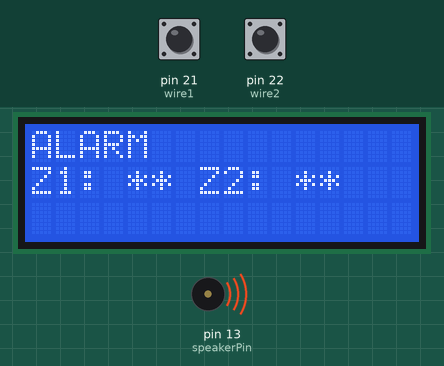
Recording of a sketch running on a simulated Arduino Mega 2560, built with avr-gcc and run on an emulated ATmega2560. Shown: 16×3 character LCD, buzzer (waves = sounding). Inputs (shaded band) come from the test bench; at power-on: pin 21 (wire1) HIGH, pin 22 (wire2) HIGH.

Above: at 1.2 s.
1.3 s: pin 21 (wire1) pulled LOW for 0.15 s
At 1.38 s:
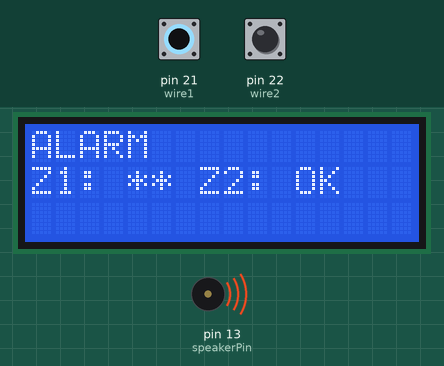
2.9 s: pin 22 (wire2) pulled LOW for 0.15 s
At 2.98 s:
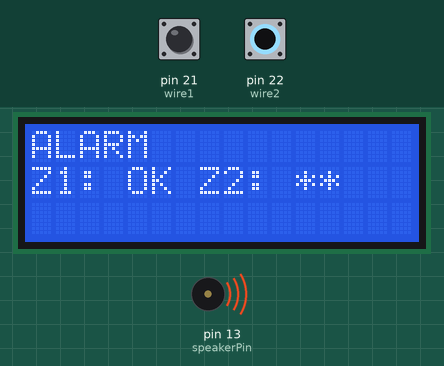
4.5 s: pin 22 (wire2) pulled LOW for 3.2 s
9.2 s: pin 21 (wire1) pulled LOW for 3.2 s
At 10.0 s:
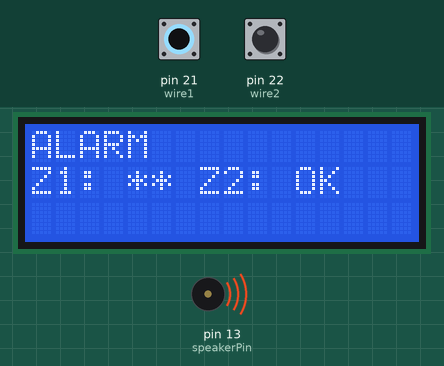
13.9 s: pin 21 (wire1) driven LOW and pin 22 (wire2) driven LOW
At 15.0 s:
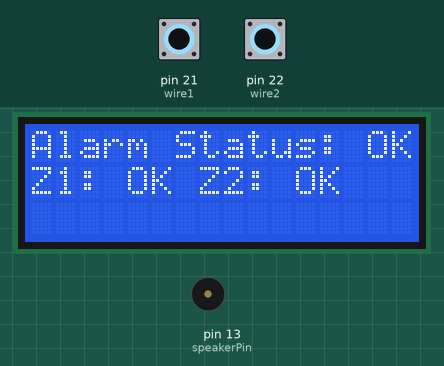
Timing chart, 0 to 16.9 s (numbered marks = the images above; inputs shaded):
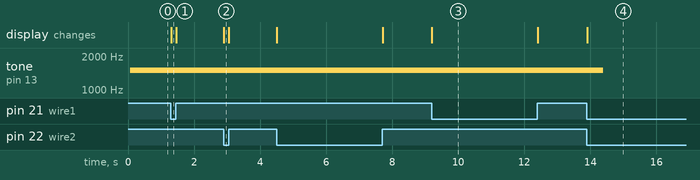

The sketch:

cA5.ino
```cpp
/*
* FILE : cA5.ino
* PROJECT : PROG8125 -Assignment #5
* PROGRAMMER : A. Jamil Aryan
* FIRST VERSION : 2015-11-27
* DESCRIPTION :* This sketch models a sound alarm trigger
*system with two input wires
*/

#include <LiquidCrystal.h>

uint8_t wire2 = 22;    // wire for pullup resistor on pin 22
uint8_t wire1 = 21;    // wire for pullup resistor on pin 21
uint8_t speakerPin = 13; // the speaker is attached on pin 13

// initialize the library with the numbers of the interface pins
LiquidCrystal lcd(12, 11, 6, 5, 4, 3);

// function prototypes, although not necessary for arduino
void checkAlarm(uint8_t zone1, uint8_t zone2);
void lcdMessage(char* message, char* zone1Status, char* zone2Status);

// Initial setup for the sketch
void setup() {
  // set up the LCD's number of columns and rows:
  lcd.begin(16, 3);

  // wire pin for pullup resistor
  pinMode(wire2, INPUT_PULLUP);
  pinMode(wire1, INPUT_PULLUP);
  pinMode(speakerPin, OUTPUT);
}

// main loop function in charge of running the sketche repeatedly
void loop() {
  // Turn off the display:

  checkAlarm(digitalRead(wire1), digitalRead(wire2));
}

// checks the state of input parameter and signals the lcd based on
void checkAlarm(uint8_t zone1, uint8_t zone2)
{
  if (zone1 && zone2)
  {
    tone(speakerPin, 1500, 500);    // plays tone with the specified freq and duration
    lcdMessage("ALARM", "**", "**");
  }
  else if (zone2)
  {
    tone(speakerPin, 1500, 500);
    lcdMessage("ALARM", "**", "OK");
  } else if (zone1)
  {
    tone(speakerPin, 1500, 500);
    lcdMessage("ALARM", "OK", "**");
  } else {
    lcdMessage("Alarm Status: OK", "OK", "OK");
  }
}

// comprises the text string that should be displayed on the lcd
void lcdMessage(char* message, char* zone1Status, char* zone2Status)
{
  lcd.display();
  lcd.setCursor(0, 0);
  lcd.print(message);
  lcd.print("                ");   // clear the lcd
  lcd.setCursor(0, 1);
  lcd.print("Z1: ");
  lcd.print(zone1Status);
  lcd.print(" Z2: ");
  lcd.print(zone2Status);
}
```

Measured:
- after the input at 1.3 s, the display: changes at once (image 1)
- after the input at 2.9 s, the display: changes at once (image 2)
- after the input at 9.2 s, the display: changes at once (image 3)
- after the input at 13.9 s, tone on pin 13 (speakerPin): 1500 Hz → silent after 0.50 s; the display: changes at once (image 4)
